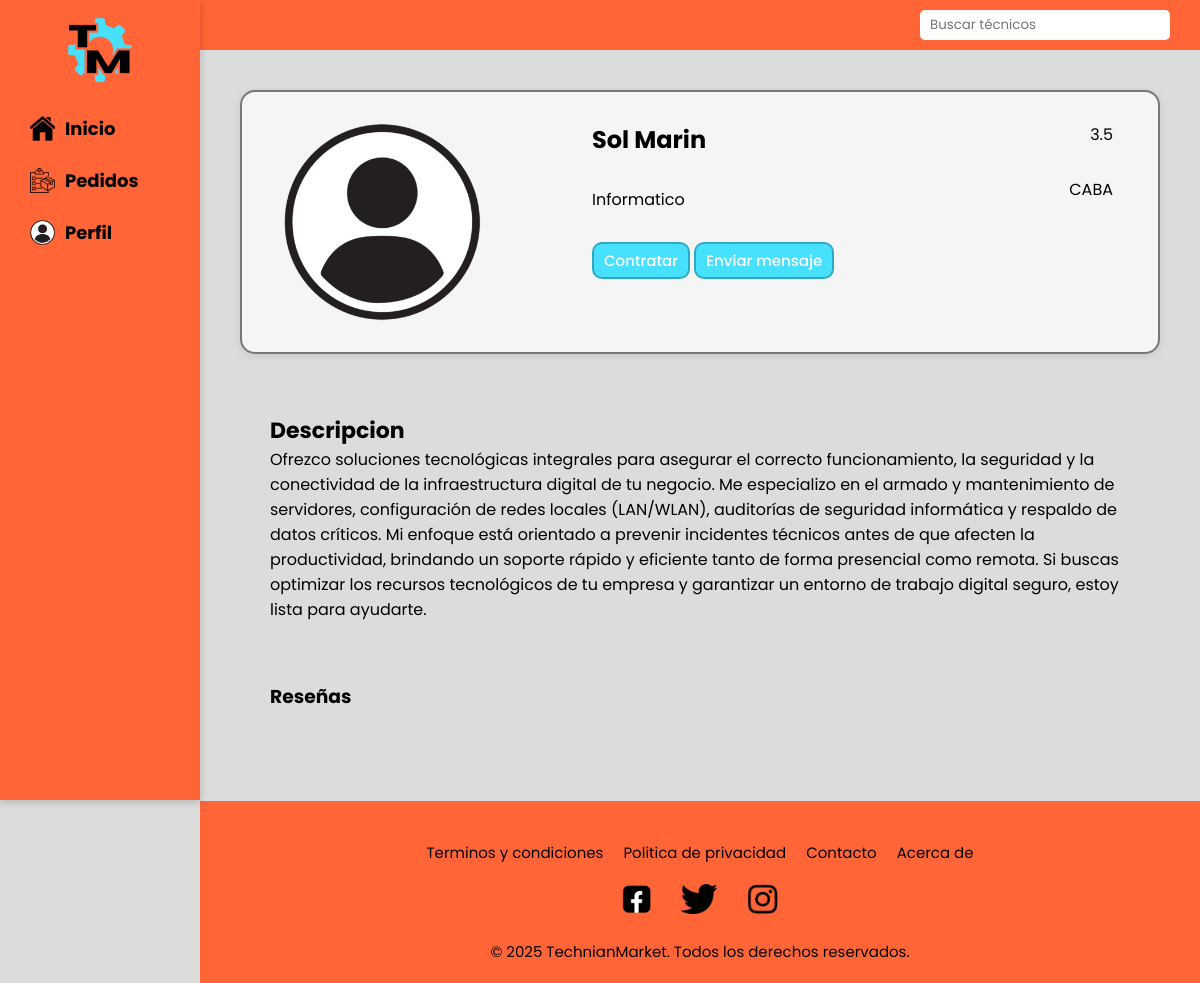
/tecnicos.php?id=7, run on the app's committed database.
### tables this page shows
CREATE TABLE `tecnicos` (
  `id_tecnico` int(11) NOT NULL,
  `nombre` varchar(30) NOT NULL,
  `apellido` varchar(30) NOT NULL,
  `id_especialidad` int(11) NOT NULL,
  `zona` varchar(50) NOT NULL,
  `valoracion_media` decimal(2,1) NOT NULL
);

CREATE TABLE `especialidades` (
  `id_especialidad` int(11) NOT NULL,
  `nom_especialidad` varchar(40) NOT NULL
);

CREATE TABLE `descripcion` (
  `id_descripcion` int(11) NOT NULL,
  `id_tecnico` int(11) NOT NULL,
  `mensaje` text NOT NULL
);

### tecnicos.php (the view, shortened to what this page needs)
<html lang="en">
<head>
    <link rel="stylesheet" href="tecnicos.css">
</head>
<body>
    <div class="top-bar">
        <div class="busqueda">
            <input type="text" placeholder="Buscar técnicos">
        </div>
    </div>
    <div class="container">
        <aside>
        <nav>
            <div class="logo">
                <img src="imagenes/logo.png" alt="">
            </div>
            <ul>
                <li><img src="imagenes/inicio.png" alt=""><a href="index.php">Inicio</a></li>
                <li><img src="imagenes/pedidos.png" alt=""><a href="pedidos.php">Pedidos</a></li>
                <li><img src="imagenes/perfil.png" alt=""><a href="perfil.php">Perfil</a></li>
            </ul>
        </nav>
        </aside>
            <main>
                        <?php
                        include("conexion.php");
                        $id_tecnico=$_GET["id"];
                        $sql="SELECT * FROM tecnicos WHERE id_tecnico = '$id_tecnico'";
                        $resultado=mysqli_query($conexion,$sql) or die("Error en SQL: " . mysqli_error($conexion));
                        $fila = mysqli_fetch_assoc($resultado);
                        $sql1="SELECT nom_especialidad FROM especialidades WHERE id_especialidad = {$fila['id_especialidad']}";
                        $res=mysqli_query($conexion, $sql1);
                        $fila_especialidad=mysqli_fetch_assoc($res);
                        $sql2="SELECT mensaje FROM descripcion WHERE id_tecnico = $id_tecnico";
                        $res2=mysqli_query($conexion, $sql2);
                        $fila_descripcion=mysqli_fetch_assoc($res2);
                        echo ('
                        <div class="tecnico">
                            <div class="data">
                            <img class="tecnico-ima" src="imagenes/perfil.png" alt="">
                            </div>
                            <div class="data">
                            <h2>'.$fila["nombre"].' '.$fila["apellido"].
                            '</h2>
                            <p>'.$fila_especialidad["nom_especialidad"].'</p>
                            <div class="tecnico-bot">
                            <button>Contratar</button>
                            <button>Enviar mensaje</button>
                            </div>
                            </div>
                            <div class="data-dos">
                                <p>'.$fila["valoracion_media"].'</p>
                                <p>'.$fila["zona"].'</p>
                            </div>
                        </div>
                        <div class="descripcion">
                            <h3>Descripcion</h3>
                            <p>'.$fila_descripcion["mensaje"].'</p>
                        </div>
                            ');
                        ?>
                        <div class="reseñas">
                            <h3>Reseñas</h3>
                        </div>
            </main>
            <footer>
        <div class="footer-links">
            <ul>
                <li><a href="">Terminos y condiciones</a></li>
                <li><a href="">Politica de privacidad</a></li>
                <li><a href="">Contacto</a></li>
                <li><a href="">Acerca de</a></li>
            </ul>
        </div>
        <div class="footer-media">
            <ul>
                <li><a target="_blank" href="https://www.facebook.com/"><img src="imagenes\facebook.png" alt=""></a></li>
                <li><a target="_blank" href="https://x.com/"><img src="imagenes\twitter.png" alt=""></a></li>
                <li><a target="_blank" href="https://www.instagram.com/"><img src="imagenes\instagram.png" alt=""></a></li>
            </ul>
        </div>
        <p>© 2025 TechnianMarket. Todos los derechos reservados.</p>
        </footer>
        </div>
</body>
</html>

### tecnicos.css (style rules this page uses)
* { margin: 0; padding: 0; box-sizing: border-box; font-family:"Poppins", Arial, Helvetica, sans-serif; }
body { background-color: rgb(220, 220, 220); scroll-behavior: smooth; }
.top-bar { width: calc(100%-200px); height: 50px; background-color:#ff6536; display: flex; justify-content: end; align-items: center; }
.busqueda { display: flex; align-items: center; gap: 10px; margin-right: 30px; }
.busqueda input { padding: 5px 10px; border: none; border-radius: 5px; width: 250px; outline: none; transition: 0.3s ease; }
.logo { display: flex; justify-content: center; width: 200px; }
.logo img { display: block; width: 80px; height: 80px; cursor: pointer; }
aside { width: 200px; height: 100vh; background-color:#ff6536; color: white; padding: 10px 0; position: fixed; top: 0; left: 0; z-index: 2; box-shadow: 0 2px 8px 0 rgba(0,0,0,0.2); }
aside ul { list-style: none; margin: 20px 0 0 20px; }
aside li { width: fit-content; font-weight: bold; margin-bottom: 15px; padding: 5px 10px; border-radius: 15px; display: flex; flex-direction: row; align-items: center; gap: 10px; transition: background-color 0.2s ease; }
aside a { color: rgb(0, 0, 0); text-decoration: none; font-size: 18px; }
aside img { width: 25px; height: 25px; }
.container { margin-left: 200px; }
main { padding: 40px; flex: 1; }
footer { margin-top: 20px; background-color: #ff6536; color: black; width: 100%; padding: 20px 0; text-align: center; font-size: 15px; bottom:0; }
.footer-links ul { list-style: none; display: flex; flex-wrap: wrap; justify-content: center; gap: 20px; margin: 20px 0; }
.footer-links a { text-decoration: none; color: black; transition: text-decoration 0.3s; }
.footer-media ul { list-style: none; display: flex; justify-content: center; gap: 30px; margin: 20px 0; }
.footer-media img { background-attachment: fixed; width: auto; height: 30px; }
footer p { font-size: 15px; color: black; }
.tecnico { background-color: whitesmoke; padding: 10px 20px; border-radius: 15px; box-shadow: 0 2px 8px rgba(0,0,0,0.1); text-align: center; border: solid 2px #777; transition: transform 0.3s ease, box-shadow 0.3s ease; animation: aparecer 0.5s ease; display: flex; gap:70px }
.tecnico-ima { width: 200px; height: 200px; border-radius: 50%; object-fit: cover; }
.tecnico-bot button { padding: 5px 10px; border-radius: 10px; font-size: 15px; border-style: solid; transition: background-color 0.3s ease; background-color: #47e0ff; color: white; font-weight: 500; cursor: pointer; border-color:#2caac4; }
.data, .data-dos { display: flex; flex-direction: column; gap: 30px; text-align: left; margin: 20px; }
.data-dos { flex: 1; text-align: right; margin-right: 25px; }
.descripcion, .reseñas { margin:30px; margin-top: 60px; }
.descripcion h3 { font-size: 22px; }

### data on the page
tecnicos: nombre "Sol", apellido "Marin", valoracion_media "3.5", zona "CABA"
especialidades: nom_especialidad "Informatico"
descripcion: mensaje "Ofrezco soluciones tecnológicas integrales para asegurar el correcto funcionamiento, la seguridad y la conectividad de la infraestructura digital de tu negocio. Me especializo en el armado y mantenimiento de servidores, configuración de redes locales (LAN/WLAN), auditorías de seguridad informática y respaldo de datos críticos. Mi enfoque está orientado a prevenir incidentes técnicos antes de que afecten la productividad, brindando un soporte rápido y eficiente tanto de forma presencial como remota. Si buscas optimizar los recursos tecnológicos de tu empresa y garantizar un entorno de trabajo digital seguro, estoy lista para ayudarte."
